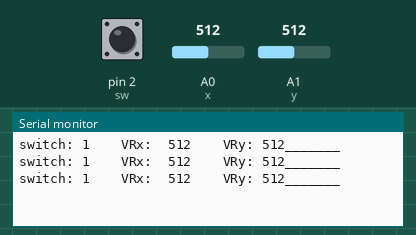
Bench run of a sketch on a simulated Arduino Uno, built with avr-gcc and run on an emulated ATmega328P. Shown: the last lines printed to the serial monitor. The test bench sets the inputs (shaded band); at power-on: A0 (x) = 512, A1 (y) = 512, pin 2 (sw) HIGH.

Above: at 1.3 s.
1.4 s: A0 (x) set to 716
At 1.9 s:
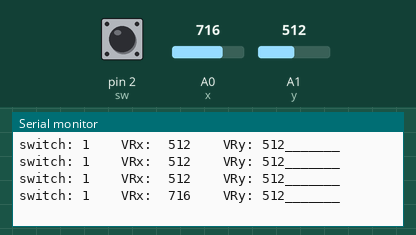
2.9 s: A1 (y) set to 716
At 3.4 s:
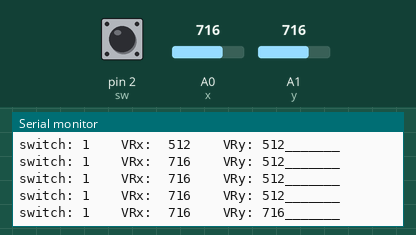
4.4 s: pin 2 (sw) pulled LOW for 0.6 s
At 4.9 s:
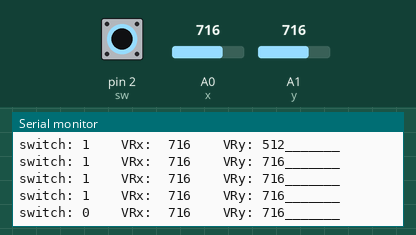
6.5 s: A0 (x) set to 900
At 6.9 s:
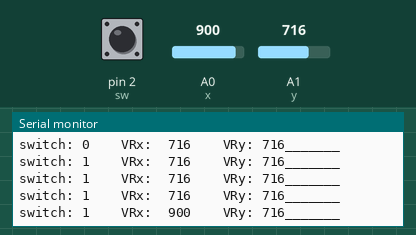
8.0 s: pin 2 (sw) pulled LOW for 1 s
At 8.4 s:
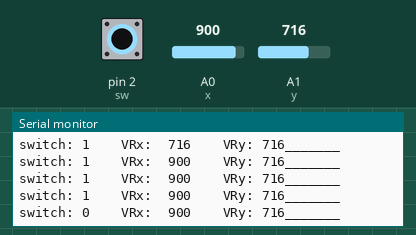
10.5 s: A1 (y) set to 900
At 10.9 s:
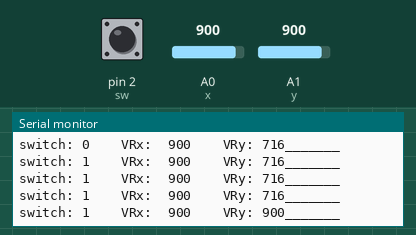
Timing chart, 0 to 13.0 s (numbered marks = the images above; inputs shaded):
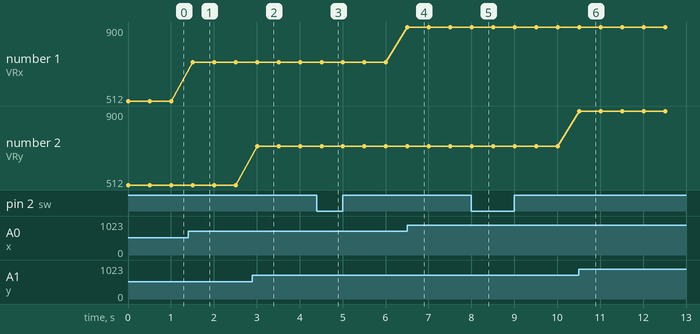

The sketch:

joy_stick.ino
```cpp
const int sw = 2;
const int x = 0;
const int y = 1;
void setup() {
  pinMode(sw, INPUT_PULLUP);
  Serial.begin(9600);

}

void loop() {
  // put your main code here, to run repeatedly:
  Serial.print("switch: ");
  Serial.print(digitalRead(sw));
  Serial.print("\t\t");
  Serial.print("VRx:  ");
  Serial.print(analogRead(x));
   Serial.print("\t\t");
  Serial.print("VRy: ");
  Serial.print(analogRead(y));
  Serial.println("_______");
  delay(500);


}
```

Measured:
- after the input at 1.4 s, the serial monitor: prints a new line after 0.10 s (image 1)
- after the input at 2.9 s, the serial monitor: prints a new line after 0.11 s (image 2)
- after the input at 4.4 s, the serial monitor: prints a new line after 0.11 s (image 3)
- after the input at 6.5 s, the serial monitor: prints a new line at once (image 4)
- after the input at 8.0 s, the serial monitor: prints a new line at once (image 5)
- after the input at 10.5 s, the serial monitor: prints a new line at once (image 6)
- plotted number 1: 512 → 716 after the input at 1.4 s, 716 → 900 after the input at 6.5 s
